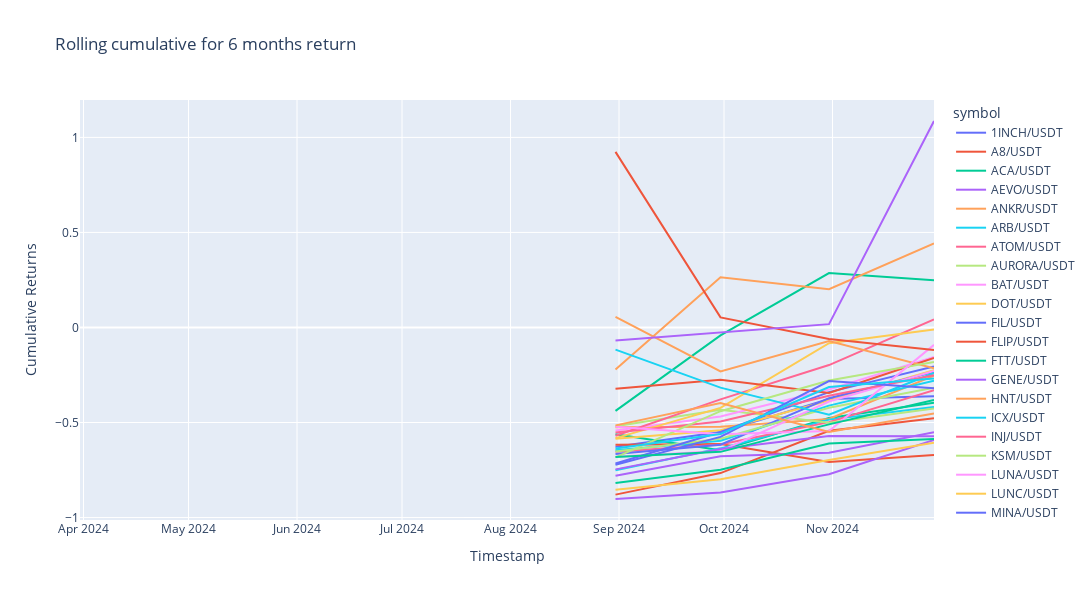

Write notebook code for a chart like this one.
### Code cell
# Show cumulative return from past 6 months
fig = px.line(past_cum_return_df, x=past_cum_return_df.index, y=past_cum_return_df.columns, title="Rolling cumulative for 6 months return")
fig.update_layout(width=1200, height=600, xaxis_title="Timestamp", yaxis_title="Cumulative Returns")
fig.show()

### Figure 1 — Plotly figure (JSON) as saved in the notebook; plotly's stock layout.template omitted (floating-point values rounded to 4 significant figures)
{"data": [{"hovertemplate": "symbol=1INCH/USDT<br>timestamp=%{x}<br>value=%{y}<extra></extra>", "legendgroup": "1INCH/USDT", "line": {"color": "#636efa", "dash": "solid"}, "marker": {"symbol": "circle"}, "mode": "lines", "name": "1INCH/USDT", "orientation": "v", "showlegend": true, "type": "scatter", "x": ["2024-03-31T00:00:00+00:00", "2024-04-30T00:00:00+00:00", "2024-05-31T00:00:00+00:00", "2024-06-30T00:00:00+00:00", "2024-07-31T00:00:00+00:00", "2024-08-31T00:00:00+00:00", "2024-09-30T00:00:00+00:00", "2024-10-31T00:00:00+00:00", "2024-11-30T00:00:00+00:00"], "xaxis": "x", "y": [null, null, null, null, null, -0.6277, -0.5495, -0.3759, -0.3621], "yaxis": "y"}, {"hovertemplate": "symbol=A8/USDT<br>timestamp=%{x}<br>value=%{y}<extra></extra>", "legendgroup": "A8/USDT", "line": {"color": "#EF553B", "dash": "solid"}, "marker": {"symbol": "circle"}, "mode": "lines", "name": "A8/USDT", "orientation": "v", "showlegend": true, "type": "scatter", "x": ["2024-03-31T00:00:00+00:00", "2024-04-30T00:00:00+00:00", "2024-05-31T00:00:00+00:00", "2024-06-30T00:00:00+00:00", "2024-07-31T00:00:00+00:00", "2024-08-31T00:00:00+00:00", "2024-09-30T00:00:00+00:00", "2024-10-31T00:00:00+00:00", "2024-11-30T00:00:00+00:00"], "xaxis": "x", "y": [null, null, null, null, null, -0.6165, -0.6131, -0.7072, -0.6708], "yaxis": "y"}, {"hovertemplate": "symbol=ACA/USDT<br>timestamp=%{x}<br>value=%{y}<extra></extra>", "legendgroup": "ACA/USDT", "line": {"color": "#00cc96", "dash": "solid"}, "marker": {"symbol": "circle"}, "mode": "lines", "name": "ACA/USDT", "orientation": "v", "showlegend": true, "type": "scatter", "x": ["2024-03-31T00:00:00+00:00", "2024-04-30T00:00:00+00:00", "2024-05-31T00:00:00+00:00", "2024-06-30T00:00:00+00:00", "2024-07-31T00:00:00+00:00", "2024-08-31T00:00:00+00:00", "2024-09-30T00:00:00+00:00", "2024-10-31T00:00:00+00:00", "2024-11-30T00:00:00+00:00"], "xaxis": "x", "y": [null, null, null, null, null, -0.5617, -0.6457, -0.4766, -0.3961], "yaxis": "y"}, {"hovertemplate": "symbol=AEVO/USDT<br>timestamp=%{x}<br>value=%{y}<extra></extra>", "legendgroup": "AEVO/USDT", "line": {"color": "#ab63fa", "dash": "solid"}, "marker": {"symbol": "circle"}, "mode": "lines", "name": "AEVO/USDT", "orientation": "v", "showlegend": true, "type": "scatter", "x": ["2024-03-31T00:00:00+00:00", "2024-04-30T00:00:00+00:00", "2024-05-31T00:00:00+00:00", "2024-06-30T00:00:00+00:00", "2024-07-31T00:00:00+00:00", "2024-08-31T00:00:00+00:00", "2024-09-30T00:00:00+00:00", "2024-10-31T00:00:00+00:00", "2024-11-30T00:00:00+00:00"], "xaxis": "x", "y": [null, null, null, null, null, -0.9025, -0.8681, -0.7719, -0.5917], "yaxis": "y"}, {"hovertemplate": "symbol=ANKR/USDT<br>timestamp=%{x}<br>value=%{y}<extra></extra>", "legendgroup": "ANKR/USDT", "line": {"color": "#FFA15A", "dash": "solid"}, "marker": {"symbol": "circle"}, "mode": "lines", "name": "ANKR/USDT", "orientation": "v", "showlegend": true, "type": "scatter", "x": ["2024-03-31T00:00:00+00:00", "2024-04-30T00:00:00+00:00", "2024-05-31T00:00:00+00:00", "2024-06-30T00:00:00+00:00", "2024-07-31T00:00:00+00:00", "2024-08-31T00:00:00+00:00", "2024-09-30T00:00:00+00:00", "2024-10-31T00:00:00+00:00", "2024-11-30T00:00:00+00:00"], "xaxis": "x", "y": [null, null, null, null, null, -0.5256, -0.5227, -0.4811, -0.2539], "yaxis": "y"}, {"hovertemplate": "symbol=ARB/USDT<br>timestamp=%{x}<br>value=%{y}<extra></extra>", "legendgroup": "ARB/USDT", "line": {"color": "#19d3f3", "dash": "solid"}, "marker": {"symbol": "circle"}, "mode": "lines", "name": "ARB/USDT", "orientation": "v", "showlegend": true, "type": "scatter", "x": ["2024-03-31T00:00:00+00:00", "2024-04-30T00:00:00+00:00", "2024-05-31T00:00:00+00:00", "2024-06-30T00:00:00+00:00", "2024-07-31T00:00:00+00:00", "2024-08-31T00:00:00+00:00", "2024-09-30T00:00:00+00:00", "2024-10-31T00:00:00+00:00", "2024-11-30T00:00:00+00:00"], "xaxis": "x", "y": [null, null, null, null, null, -0.7515, -0.636, -0.4848, -0.4182], "yaxis": "y"}, {"hovertemplate": "symbol=ATOM/USDT<br>timestamp=%{x}<br>value=%{y}<extra></extra>", "legendgroup": "ATOM/USDT", "line": {"color": "#FF6692", "dash": "solid"}, "marker": {"symbol": "circle"}, "mode": "lines", "name": "ATOM/USDT", "orientation": "v", "showlegend": true, "type": "scatter", "x": ["2024-03-31T00:00:00+00:00", "2024-04-30T00:00:00+00:00", "2024-05-31T00:00:00+00:00", "2024-06-30T00:00:00+00:00", "2024-07-31T00:00:00+00:00", "2024-08-31T00:00:00+00:00", "2024-09-30T00:00:00+00:00", "2024-10-31T00:00:00+00:00", "2024-11-30T00:00:00+00:00"], "xaxis": "x", "y": [null, null, null, null, null, -0.6537, -0.6154, -0.4981, -0.33], "yaxis": "y"}, {"hovertemplate": "symbol=AURORA/USDT<br>timestamp=%{x}<br>value=%{y}<extra></extra>", "legendgroup": "AURORA/USDT", "line": {"color": "#B6E880", "dash": "solid"}, "marker": {"symbol": "circle"}, "mode": "lines", "name": "AURORA/USDT", "orientation": "v", "showlegend": true, "type": "scatter", "x": ["2024-03-31T00:00:00+00:00", "2024-04-30T00:00:00+00:00", "2024-05-31T00:00:00+00:00", "2024-06-30T00:00:00+00:00", "2024-07-31T00:00:00+00:00", "2024-08-31T00:00:00+00:00", "2024-09-30T00:00:00+00:00", "2024-10-31T00:00:00+00:00", "2024-11-30T00:00:00+00:00"], "xaxis": "x", "y": [null, null, null, null, null, -0.52, -0.433, -0.5008, -0.4267], "yaxis": "y"}, {"hovertemplate": "symbol=BAT/USDT<br>timestamp=%{x}<br>value=%{y}<extra></extra>", "legendgroup": "BAT/USDT", "line": {"color": "#FF97FF", "dash": "solid"}, "marker": {"symbol": "circle"}, "mode": "lines", "name": "BAT/USDT", "orientation": "v", "showlegend": true, "type": "scatter", "x": ["2024-03-31T00:00:00+00:00", "2024-04-30T00:00:00+00:00", "2024-05-31T00:00:00+00:00", "2024-06-30T00:00:00+00:00", "2024-07-31T00:00:00+00:00", "2024-08-31T00:00:00+00:00", "2024-09-30T00:00:00+00:00", "2024-10-31T00:00:00+00:00", "2024-11-30T00:00:00+00:00"], "xaxis": "x", "y": [null, null, null, null, null, -0.5421, -0.4682, -0.3263, -0.1555], "yaxis": "y"}, {"hovertemplate": "symbol=DOT/USDT<br>timestamp=%{x}<br>value=%{y}<extra></extra>", "legendgroup": "DOT/USDT", "line": {"color": "#FECB52", "dash": "solid"}, "marker": {"symbol": "circle"}, "mode": "lines", "name": "DOT/USDT", "orientation": "v", "showlegend": true, "type": "scatter", "x": ["2024-03-31T00:00:00+00:00", "2024-04-30T00:00:00+00:00", "2024-05-31T00:00:00+00:00", "2024-06-30T00:00:00+00:00", "2024-07-31T00:00:00+00:00", "2024-08-31T00:00:00+00:00", "2024-09-30T00:00:00+00:00", "2024-10-31T00:00:00+00:00", "2024-11-30T00:00:00+00:00"], "xaxis": "x", "y": [null, null, null, null, null, -0.5851, -0.5402, -0.384, -0.2252], "yaxis": "y"}, {"hovertemplate": "symbol=FIL/USDT<br>timestamp=%{x}<br>value=%{y}<extra></extra>", "legendgroup": "FIL/USDT", "line": {"color": "#636efa", "dash": "solid"}, "marker": {"symbol": "circle"}, "mode": "lines", "name": "FIL/USDT", "orientation": "v", "showlegend": true, "type": "scatter", "x": ["2024-03-31T00:00:00+00:00", "2024-04-30T00:00:00+00:00", "2024-05-31T00:00:00+00:00", "2024-06-30T00:00:00+00:00", "2024-07-31T00:00:00+00:00", "2024-08-31T00:00:00+00:00", "2024-09-30T00:00:00+00:00", "2024-10-31T00:00:00+00:00", "2024-11-30T00:00:00+00:00"], "xaxis": "x", "y": [null, null, null, null, null, -0.6658, -0.6172, -0.372, -0.2337], "yaxis": "y"}, {"hovertemplate": "symbol=FLIP/USDT<br>timestamp=%{x}<br>value=%{y}<extra></extra>", "legendgroup": "FLIP/USDT", "line": {"color": "#EF553B", "dash": "solid"}, "marker": {"symbol": "circle"}, "mode": "lines", "name": "FLIP/USDT", "orientation": "v", "showlegend": true, "type": "scatter", "x": ["2024-03-31T00:00:00+00:00", "2024-04-30T00:00:00+00:00", "2024-05-31T00:00:00+00:00", "2024-06-30T00:00:00+00:00", "2024-07-31T00:00:00+00:00", "2024-08-31T00:00:00+00:00", "2024-09-30T00:00:00+00:00", "2024-10-31T00:00:00+00:00", "2024-11-30T00:00:00+00:00"], "xaxis": "x", "y": [null, null, null, null, null, -0.8795, -0.7661, -0.5439, -0.4781], "yaxis": "y"}, {"hovertemplate": "symbol=FTT/USDT<br>timestamp=%{x}<br>value=%{y}<extra></extra>", "legendgroup": "FTT/USDT", "line": {"color": "#00cc96", "dash": "solid"}, "marker": {"symbol": "circle"}, "mode": "lines", "name": "FTT/USDT", "orientation": "v", "showlegend": true, "type": "scatter", "x": ["2024-03-31T00:00:00+00:00", "2024-04-30T00:00:00+00:00", "2024-05-31T00:00:00+00:00", "2024-06-30T00:00:00+00:00", "2024-07-31T00:00:00+00:00", "2024-08-31T00:00:00+00:00", "2024-09-30T00:00:00+00:00", "2024-10-31T00:00:00+00:00", "2024-11-30T00:00:00+00:00"], "xaxis": "x", "y": [null, null, null, null, null, -0.4391, -0.0418, 0.2862, 0.2482], "yaxis": "y"}, {"hovertemplate": "symbol=GENE/USDT<br>timestamp=%{x}<br>value=%{y}<extra></extra>", "legendgroup": "GENE/USDT", "line": {"color": "#ab63fa", "dash": "solid"}, "marker": {"symbol": "circle"}, "mode": "lines", "name": "GENE/USDT", "orientation": "v", "showlegend": true, "type": "scatter", "x": ["2024-03-31T00:00:00+00:00", "2024-04-30T00:00:00+00:00", "2024-05-31T00:00:00+00:00", "2024-06-30T00:00:00+00:00", "2024-07-31T00:00:00+00:00", "2024-08-31T00:00:00+00:00", "2024-09-30T00:00:00+00:00", "2024-10-31T00:00:00+00:00", "2024-11-30T00:00:00+00:00"], "xaxis": "x", "y": [null, null, null, null, null, -0.7797, -0.6775, -0.6597, -0.5518], "yaxis": "y"}, {"hovertemplate": "symbol=HNT/USDT<br>timestamp=%{x}<br>value=%{y}<extra></extra>", "legendgroup": "HNT/USDT", "line": {"color": "#FFA15A", "dash": "solid"}, "marker": {"symbol": "circle"}, "mode": "lines", "name": "HNT/USDT", "orientation": "v", "showlegend": true, "type": "scatter", "x": ["2024-03-31T00:00:00+00:00", "2024-04-30T00:00:00+00:00", "2024-05-31T00:00:00+00:00", "2024-06-30T00:00:00+00:00", "2024-07-31T00:00:00+00:00", "2024-08-31T00:00:00+00:00", "2024-09-30T00:00:00+00:00", "2024-10-31T00:00:00+00:00", "2024-11-30T00:00:00+00:00"], "xaxis": "x", "y": [null, null, null, null, null, -0.2214, 0.264, 0.201, 0.4422], "yaxis": "y"}, {"hovertemplate": "symbol=ICX/USDT<br>timestamp=%{x}<br>value=%{y}<extra></extra>", "legendgroup": "ICX/USDT", "line": {"color": "#19d3f3", "dash": "solid"}, "marker": {"symbol": "circle"}, "mode": "lines", "name": "ICX/USDT", "orientation": "v", "showlegend": true, "type": "scatter", "x": ["2024-03-31T00:00:00+00:00", "2024-04-30T00:00:00+00:00", "2024-05-31T00:00:00+00:00", "2024-06-30T00:00:00+00:00", "2024-07-31T00:00:00+00:00", "2024-08-31T00:00:00+00:00", "2024-09-30T00:00:00+00:00", "2024-10-31T00:00:00+00:00", "2024-11-30T00:00:00+00:00"], "xaxis": "x", "y": [null, null, null, null, null, -0.6465, -0.5963, -0.411, -0.2795], "yaxis": "y"}, {"hovertemplate": "symbol=INJ/USDT<br>timestamp=%{x}<br>value=%{y}<extra></extra>", "legendgroup": "INJ/USDT", "line": {"color": "#FF6692", "dash": "solid"}, "marker": {"symbol": "circle"}, "mode": "lines", "name": "INJ/USDT", "orientation": "v", "showlegend": true, "type": "scatter", "x": ["2024-03-31T00:00:00+00:00", "2024-04-30T00:00:00+00:00", "2024-05-31T00:00:00+00:00", "2024-06-30T00:00:00+00:00", "2024-07-31T00:00:00+00:00", "2024-08-31T00:00:00+00:00", "2024-09-30T00:00:00+00:00", "2024-10-31T00:00:00+00:00", "2024-11-30T00:00:00+00:00"], "xaxis": "x", "y": [null, null, null, null, null, -0.5697, -0.3783, -0.1978, 0.04204], "yaxis": "y"}, {"hovertemplate": "symbol=KSM/USDT<br>timestamp=%{x}<br>value=%{y}<extra></extra>", "legendgroup": "KSM/USDT", "line": {"color": "#B6E880", "dash": "solid"}, "marker": {"symbol": "circle"}, "mode": "lines", "name": "KSM/USDT", "orientation": "v", "showlegend": true, "type": "scatter", "x": ["2024-03-31T00:00:00+00:00", "2024-04-30T00:00:00+00:00", "2024-05-31T00:00:00+00:00", "2024-06-30T00:00:00+00:00", "2024-07-31T00:00:00+00:00", "2024-08-31T00:00:00+00:00", "2024-09-30T00:00:00+00:00", "2024-10-31T00:00:00+00:00", "2024-11-30T00:00:00+00:00"], "xaxis": "x", "y": [null, null, null, null, null, -0.6521, -0.5855, -0.4224, -0.3165], "yaxis": "y"}, {"hovertemplate": "symbol=LUNA/USDT<br>timestamp=%{x}<br>value=%{y}<extra></extra>", "legendgroup": "LUNA/USDT", "line": {"color": "#FF97FF", "dash": "solid"}, "marker": {"symbol": "circle"}, "mode": "lines", "name": "LUNA/USDT", "orientation": "v", "showlegend": true, "type": "scatter", "x": ["2024-03-31T00:00:00+00:00", "2024-04-30T00:00:00+00:00", "2024-05-31T00:00:00+00:00", "2024-06-30T00:00:00+00:00", "2024-07-31T00:00:00+00:00", "2024-08-31T00:00:00+00:00", "2024-09-30T00:00:00+00:00", "2024-10-31T00:00:00+00:00", "2024-11-30T00:00:00+00:00"], "xaxis": "x", "y": [null, null, null, null, null, -0.68, -0.6503, -0.3895, -0.2286], "yaxis": "y"}, {"hovertemplate": "symbol=LUNC/USDT<br>timestamp=%{x}<br>value=%{y}<extra></extra>", "legendgroup": "LUNC/USDT", "line": {"color": "#FECB52", "dash": "solid"}, "marker": {"symbol": "circle"}, "mode": "lines", "name": "LUNC/USDT", "orientation": "v", "showlegend": true, "type": "scatter", "x": ["2024-03-31T00:00:00+00:00", "2024-04-30T00:00:00+00:00", "2024-05-31T00:00:00+00:00", "2024-06-30T00:00:00+00:00", "2024-07-31T00:00:00+00:00", "2024-08-31T00:00:00+00:00", "2024-09-30T00:00:00+00:00", "2024-10-31T00:00:00+00:00", "2024-11-30T00:00:00+00:00"], "xaxis": "x", "y": [null, null, null, null, null, -0.5821, -0.4229, -0.08261, -0.01115], "yaxis": "y"}, {"hovertemplate": "symbol=MINA/USDT<br>timestamp=%{x}<br>value=%{y}<extra></extra>", "legendgroup": "MINA/USDT", "line": {"color": "#636efa", "dash": "solid"}, "marker": {"symbol": "circle"}, "mode": "lines", "name": "MINA/USDT", "orientation": "v", "showlegend": true, "type": "scatter", "x": ["2024-03-31T00:00:00+00:00", "2024-04-30T00:00:00+00:00", "2024-05-31T00:00:00+00:00", "2024-06-30T00:00:00+00:00", "2024-07-31T00:00:00+00:00", "2024-08-31T00:00:00+00:00", "2024-09-30T00:00:00+00:00", "2024-10-31T00:00:00+00:00", "2024-11-30T00:00:00+00:00"], "xaxis": "x", "y": [null, null, null, null, null, -0.7156, -0.55, -0.3402, -0.205], "yaxis": "y"}, {"hovertemplate": "symbol=NEAR/USDT<br>timestamp=%{x}<br>value=%{y}<extra></extra>", "legendgroup": "NEAR/USDT", "line": {"color": "#EF553B", "dash": "solid"}, "marker": {"symbol": "circle"}, "mode": "lines", "name": "NEAR/USDT", "orientation": "v", "showlegend": true, "type": "scatter", "x": ["2024-03-31T00:00:00+00:00", "2024-04-30T00:00:00+00:00", "2024-05-31T00:00:00+00:00", "2024-06-30T00:00:00+00:00", "2024-07-31T00:00:00+00:00", "2024-08-31T00:00:00+00:00", "2024-09-30T00:00:00+00:00", "2024-10-31T00:00:00+00:00", "2024-11-30T00:00:00+00:00"], "xaxis": "x", "y": [null, null, null, null, null, -0.3219, -0.2752, -0.3451, -0.1601], "yaxis": "y"}, {"hovertemplate": "symbol=OMG/USDT<br>timestamp=%{x}<br>value=%{y}<extra></extra>", "legendgroup": "OMG/USDT", "line": {"color": "#00cc96", "dash": "solid"}, "marker": {"symbol": "circle"}, "mode": "lines", "name": "OMG/USDT", "orientation": "v", "showlegend": true, "type": "scatter", "x": ["2024-03-31T00:00:00+00:00", "2024-04-30T00:00:00+00:00", "2024-05-31T00:00:00+00:00", "2024-06-30T00:00:00+00:00", "2024-07-31T00:00:00+00:00", "2024-08-31T00:00:00+00:00", "2024-09-30T00:00:00+00:00", "2024-10-31T00:00:00+00:00", "2024-11-30T00:00:00+00:00"], "xaxis": "x", "y": [null, null, null, null, null, -0.8188, -0.7489, -0.6103, -0.5871], "yaxis": "y"}, {"hovertemplate": "symbol=OMNI/USDT<br>timestamp=%{x}<br>value=%{y}<extra></extra>", "legendgroup": "OMNI/USDT", "line": {"color": "#ab63fa", "dash": "solid"}, "marker": {"symbol": "circle"}, "mode": "lines", "name": "OMNI/USDT", "orientation": "v", "showlegend": true, "type": "scatter", "x": ["2024-03-31T00:00:00+00:00", "2024-04-30T00:00:00+00:00", "2024-05-31T00:00:00+00:00", "2024-06-30T00:00:00+00:00", "2024-07-31T00:00:00+00:00", "2024-08-31T00:00:00+00:00", "2024-09-30T00:00:00+00:00", "2024-10-31T00:00:00+00:00", "2024-11-30T00:00:00+00:00"], "xaxis": "x", "y": [null, null, null, null, null, -0.7467, -0.6391, -0.5709, -0.5726], "yaxis": "y"}, {"hovertemplate": "symbol=ONDO/USDT<br>timestamp=%{x}<br>value=%{y}<extra></extra>", "legendgroup": "ONDO/USDT", "line": {"color": "#FFA15A", "dash": "solid"}, "marker": {"symbol": "circle"}, "mode": "lines", "name": "ONDO/USDT", "orientation": "v", "showlegend": true, "type": "scatter", "x": ["2024-03-31T00:00:00+00:00", "2024-04-30T00:00:00+00:00", "2024-05-31T00:00:00+00:00", "2024-06-30T00:00:00+00:00", "2024-07-31T00:00:00+00:00", "2024-08-31T00:00:00+00:00", "2024-09-30T00:00:00+00:00", "2024-10-31T00:00:00+00:00", "2024-11-30T00:00:00+00:00"], "xaxis": "x", "y": [null, null, null, null, null, 0.05545, -0.231, -0.07081, -0.2152], "yaxis": "y"}, {"hovertemplate": "symbol=ORDER/USDT<br>timestamp=%{x}<br>value=%{y}<extra></extra>", "legendgroup": "ORDER/USDT", "line": {"color": "#19d3f3", "dash": "solid"}, "marker": {"symbol": "circle"}, "mode": "lines", "name": "ORDER/USDT", "orientation": "v", "showlegend": true, "type": "scatter", "x": ["2024-03-31T00:00:00+00:00", "2024-04-30T00:00:00+00:00", "2024-05-31T00:00:00+00:00", "2024-06-30T00:00:00+00:00", "2024-07-31T00:00:00+00:00", "2024-08-31T00:00:00+00:00", "2024-09-30T00:00:00+00:00", "2024-10-31T00:00:00+00:00", "2024-11-30T00:00:00+00:00"], "xaxis": "x", "y": [null, null, null, null, null, -0.1162, -0.3166, -0.4591, -0.2398], "yaxis": "y"}, {"hovertemplate": "symbol=PTU/USDT<br>timestamp=%{x}<br>value=%{y}<extra></extra>", "legendgroup": "PTU/USDT", "line": {"color": "#FF6692", "dash": "solid"}, "marker": {"symbol": "circle"}, "mode": "lines", "name": "PTU/USDT", "orientation": "v", "showlegend": true, "type": "scatter", "x": ["2024-03-31T00:00:00+00:00", "2024-04-30T00:00:00+00:00", "2024-05-31T00:00:00+00:00", "2024-06-30T00:00:00+00:00", "2024-07-31T00:00:00+00:00", "2024-08-31T00:00:00+00:00", "2024-09-30T00:00:00+00:00", "2024-10-31T00:00:00+00:00", "2024-11-30T00:00:00+00:00"], "xaxis": "x", "y": [null, null, null, null, null, -0.5528, -0.4943, -0.3593, -0.2517], "yaxis": "y"}, {"hovertemplate": "symbol=ROSE/USDT<br>timestamp=%{x}<br>value=%{y}<extra></extra>", "legendgroup": "ROSE/USDT", "line": {"color": "#B6E880", "dash": "solid"}, "marker": {"symbol": "circle"}, "mode": "lines", "name": "ROSE/USDT", "orientation": "v", "showlegend": true, "type": "scatter", "x": ["2024-03-31T00:00:00+00:00", "2024-04-30T00:00:00+00:00", "2024-05-31T00:00:00+00:00", "2024-06-30T00:00:00+00:00", "2024-07-31T00:00:00+00:00", "2024-08-31T00:00:00+00:00", "2024-09-30T00:00:00+00:00", "2024-10-31T00:00:00+00:00", "2024-11-30T00:00:00+00:00"], "xaxis": "x", "y": [null, null, null, null, null, -0.6835, -0.4404, -0.2787, -0.1815], "yaxis": "y"}, {"hovertemplate": "symbol=SD/USDT<br>timestamp=%{x}<br>value=%{y}<extra></extra>", "legendgroup": "SD/USDT", "line": {"color": "#FF97FF", "dash": "solid"}, "marker": {"symbol": "circle"}, "mode": "lines", "name": "SD/USDT", "orientation": "v", "showlegend": true, "type": "scatter", "x": ["2024-03-31T00:00:00+00:00", "2024-04-30T00:00:00+00:00", "2024-05-31T00:00:00+00:00", "2024-06-30T00:00:00+00:00", "2024-07-31T00:00:00+00:00", "2024-08-31T00:00:00+00:00", "2024-09-30T00:00:00+00:00", "2024-10-31T00:00:00+00:00", "2024-11-30T00:00:00+00:00"], "xaxis": "x", "y": [null, null, null, null, null, -0.5218, -0.5623, -0.545, -0.09166], "yaxis": "y"}, {"hovertemplate": "symbol=STRK/USDT<br>timestamp=%{x}<br>value=%{y}<extra></extra>", "legendgroup": "STRK/USDT", "line": {"color": "#FECB52", "dash": "solid"}, "marker": {"symbol": "circle"}, "mode": "lines", "name": "STRK/USDT", "orientation": "v", "showlegend": true, "type": "scatter", "x": ["2024-03-31T00:00:00+00:00", "2024-04-30T00:00:00+00:00", "2024-05-31T00:00:00+00:00", "2024-06-30T00:00:00+00:00", "2024-07-31T00:00:00+00:00", "2024-08-31T00:00:00+00:00", "2024-09-30T00:00:00+00:00", "2024-10-31T00:00:00+00:00", "2024-11-30T00:00:00+00:00"], "xaxis": "x", "y": [null, null, null, null, null, -0.8533, -0.7985, -0.6974, -0.6068], "yaxis": "y"}, {"hovertemplate": "symbol=SUSHI/USDT<br>timestamp=%{x}<br>value=%{y}<extra></extra>", "legendgroup": "SUSHI/USDT", "line": {"color": "#636efa", "dash": "solid"}, "marker": {"symbol": "circle"}, "mode": "lines", "name": "SUSHI/USDT", "orientation": "v", "showlegend": true, "type": "scatter", "x": ["2024-03-31T00:00:00+00:00", "2024-04-30T00:00:00+00:00", "2024-05-31T00:00:00+00:00", "2024-06-30T00:00:00+00:00", "2024-07-31T00:00:00+00:00", "2024-08-31T00:00:00+00:00", "2024-09-30T00:00:00+00:00", "2024-10-31T00:00:00+00:00", "2024-11-30T00:00:00+00:00"], "xaxis": "x", "y": [null, null, null, null, null, -0.722, -0.5757, -0.2823, -0.3201], "yaxis": "y"}, {"hovertemplate": "symbol=TON/USDT<br>timestamp=%{x}<br>value=%{y}<extra></extra>", "legendgroup": "TON/USDT", "line": {"color": "#EF553B", "dash": "solid"}, "marker": {"symbol": "circle"}, "mode": "lines", "name": "TON/USDT", "orientation": "v", "showlegend": true, "type": "scatter", "x": ["2024-03-31T00:00:00+00:00", "2024-04-30T00:00:00+00:00", "2024-05-31T00:00:00+00:00", "2024-06-30T00:00:00+00:00", "2024-07-31T00:00:00+00:00", "2024-08-31T00:00:00+00:00", "2024-09-30T00:00:00+00:00", "2024-10-31T00:00:00+00:00", "2024-11-30T00:00:00+00:00"], "xaxis": "x", "y": [null, null, null, null, null, 0.9238, 0.05314, -0.06108, -0.1191], "yaxis": "y"}, {"hovertemplate": "symbol=WAXP/USDT<br>timestamp=%{x}<br>value=%{y}<extra></extra>", "legendgroup": "WAXP/USDT", "line": {"color": "#00cc96", "dash": "solid"}, "marker": {"symbol": "circle"}, "mode": "lines", "name": "WAXP/USDT", "orientation": "v", "showlegend": true, "type": "scatter", "x": ["2024-03-31T00:00:00+00:00", "2024-04-30T00:00:00+00:00", "2024-05-31T00:00:00+00:00", "2024-06-30T00:00:00+00:00", "2024-07-31T00:00:00+00:00", "2024-08-31T00:00:00+00:00", "2024-09-30T00:00:00+00:00", "2024-10-31T00:00:00+00:00", "2024-11-30T00:00:00+00:00"], "xaxis": "x", "y": [null, null, null, null, null, -0.6819, -0.6545, -0.5098, -0.3812], "yaxis": "y"}, {"hovertemplate": "symbol=XRP/USDT<br>timestamp=%{x}<br>value=%{y}<extra></extra>", "legendgroup": "XRP/USDT", "line": {"color": "#ab63fa", "dash": "solid"}, "marker": {"symbol": "circle"}, "mode": "lines", "name": "XRP/USDT", "orientation": "v", "showlegend": true, "type": "scatter", "x": ["2024-03-31T00:00:00+00:00", "2024-04-30T00:00:00+00:00", "2024-05-31T00:00:00+00:00", "2024-06-30T00:00:00+00:00", "2024-07-31T00:00:00+00:00", "2024-08-31T00:00:00+00:00", "2024-09-30T00:00:00+00:00", "2024-10-31T00:00:00+00:00", "2024-11-30T00:00:00+00:00"], "xaxis": "x", "y": [null, null, null, null, null, -0.0689, -0.02814, 0.01757, 1.086], "yaxis": "y"}, {"hovertemplate": "symbol=ZENT/USDT<br>timestamp=%{x}<br>value=%{y}<extra></extra>", "legendgroup": "ZENT/USDT", "line": {"color": "#FFA15A", "dash": "solid"}, "marker": {"symbol": "circle"}, "mode": "lines", "name": "ZENT/USDT", "orientation": "v", "showlegend": true, "type": "scatter", "x": ["2024-03-31T00:00:00+00:00", "2024-04-30T00:00:00+00:00", "2024-05-31T00:00:00+00:00", "2024-06-30T00:00:00+00:00", "2024-07-31T00:00:00+00:00", "2024-08-31T00:00:00+00:00", "2024-09-30T00:00:00+00:00", "2024-10-31T00:00:00+00:00", "2024-11-30T00:00:00+00:00"], "xaxis": "x", "y": [null, null, null, null, null, -0.5152, -0.398, -0.5502, -0.4523], "yaxis": "y"}, {"hovertemplate": "symbol=ZRX/USDT<br>timestamp=%{x}<br>value=%{y}<extra></extra>", "legendgroup": "ZRX/USDT", "line": {"color": "#19d3f3", "dash": "solid"}, "marker": {"symbol": "circle"}, "mode": "lines", "name": "ZRX/USDT", "orientation": "v", "showlegend": true, "type": "scatter", "x": ["2024-03-31T00:00:00+00:00", "2024-04-30T00:00:00+00:00", "2024-05-31T00:00:00+00:00", "2024-06-30T00:00:00+00:00", "2024-07-31T00:00:00+00:00", "2024-08-31T00:00:00+00:00", "2024-09-30T00:00:00+00:00", "2024-10-31T00:00:00+00:00", "2024-11-30T00:00:00+00:00"], "xaxis": "x", "y": [null, null, null, null, null, -0.6371, -0.5601, -0.3137, -0.2686], "yaxis": "y"}], "layout": {"height": 600, "legend": {"title": {"text": "symbol"}, "tracegroupgap": 0}, "title": {"text": "Rolling cumulative for 6 months return"}, "width": 1200, "xaxis": {"anchor": "y", "domain": [0, 1], "title": {"text": "Timestamp"}}, "yaxis": {"anchor": "x", "domain": [0, 1], "title": {"text": "Cumulative Returns"}}}}
